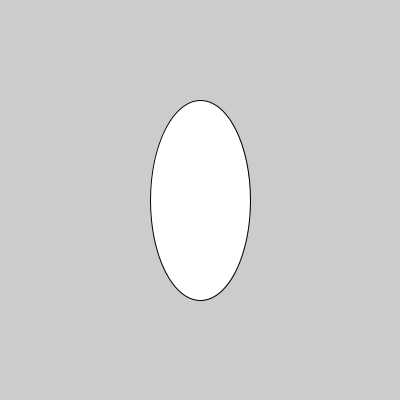
Frame 1 (no input)
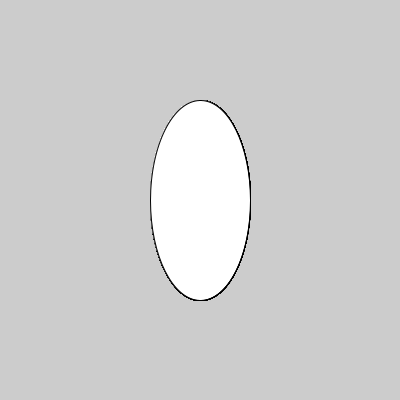
Frame 60 (the mouse pressed at the canvas centre just before this capture)
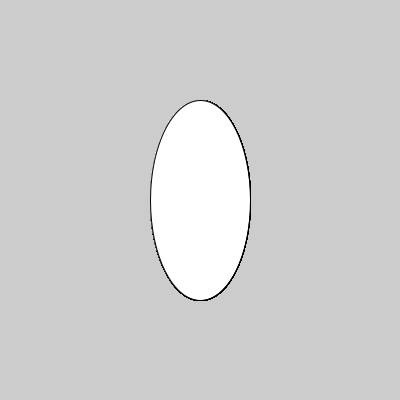
Frame 120 (the mouse held since frame 60 and released just before this capture)

The Processing sketch that drew these frames (run headless with seeded random() and noise(); from frame 60 on, the mouse is pressed at the canvas centre):

// Processing sketch: Part1
// ── Part1.pde
void setup(){
  size(400,400);
}

void draw(){
  ellipse(200,200,100,200);
}
